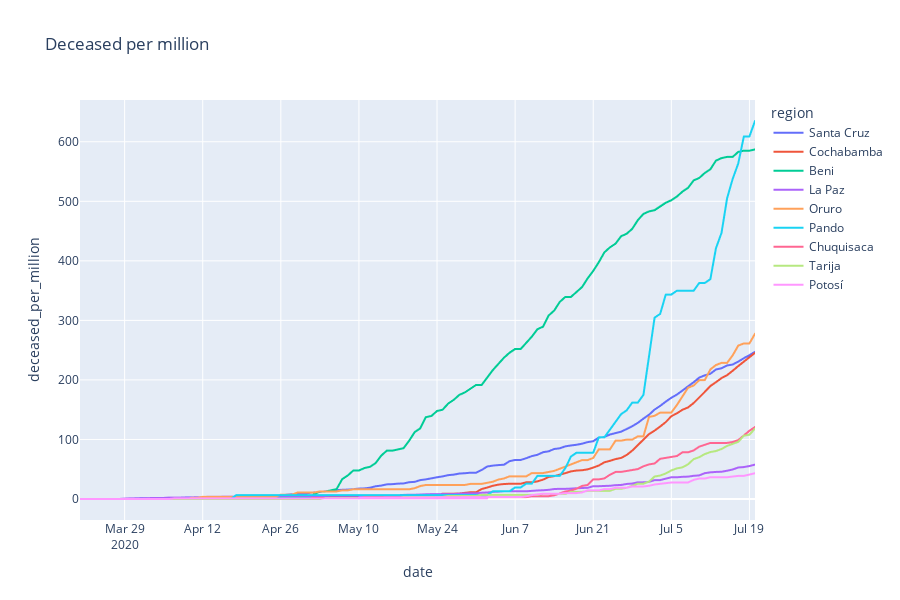

Notebook cell for this chart:
### Markdown cell above
The number of active cases per 10k population is the highest in Beni, Pando is on the second place

### Code cell
temp = df.groupby(['date', 'region'])[['deceased_per_million', 'deceased']].max().reset_index()
temp = temp.sort_values(['deceased', 'date'], ascending=False)

px.line(temp, x="date", y="deceased_per_million", color='region', title='Deceased per million', height=600)
